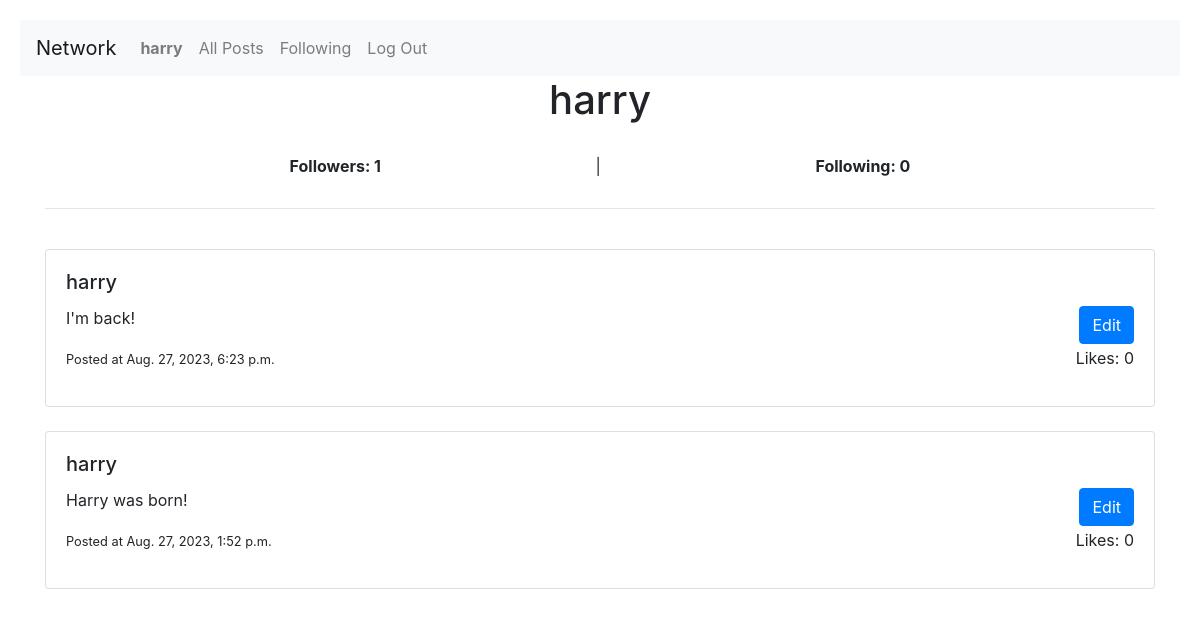
Page /profile/harry (signed in) on the committed database.
### network/models.py (models this page shows)
class User(AbstractUser):
    following = models.ManyToManyField('self', related_name='followers', symmetrical=False)

class Post(models.Model):
    username = models.ForeignKey('User', on_delete=models.CASCADE, related_name='posts')
    content = models.TextField()
    timestamp = models.DateTimeField(auto_now=True)
    likes = models.PositiveIntegerField(default=0)

### network/views.py (the view)
# urls.py: path('profile/<str:username>', views.profile, name='profile'),
def profile(request, username):
    profile_user = User.objects.get(username=username)
    posts = profile_user.posts.all().order_by('timestamp').reverse()
    user = request.user
    if request.user == profile_user:
        is_user = True
    else:
        is_user = False
    followers =  profile_user.followers.all().count()
    if profile_user.following is not None:
        following_num = profile_user.following.all().count()
    else:
        following_num = 0
    if user.following is not None:
        if profile_user in user.following.all():
            has_follow = True
        else:
            has_follow = False
    else:
        has_follow = False
    return render(request, 'network/profile.html', {
        'profile_user': profile_user,
        'posts': posts,
        'followers': followers,
        'following_num': following_num,
        'has_follow': has_follow,
        'is_user': is_user
    })

### network/templates/network/profile.html (shortened to what this page needs)
{% extends "network/layout.html" %}
{% block body %}
    <div class="container">
        <h1 class="center">{{ profile_user.username }}</h1>
        <div class="center_even">
            <div><strong>Followers: {{followers}}</strong></div>
            <div>|</div>
            <div><strong>Following: {{following_num}}</strong></div>
        </div>
        <hr>
    </div>
    <div class="container">
        {% for post in posts %}
            <br>
            <div class="card">
                <div class="card-body">
                    <h5 class="card-title">{{ post.username }}</h5>
                    {% if request.user == post.username %}
                        <button class="btn btn-primary" name="edit_btn" data-edit="{{ post.id }}" style="float: right;">Edit</button>
                    {% endif %}
                    <p class="card-text" id="{{ post.id }}">{{ post.content }}</p>
                    <p style="float: right;">Likes: {{ post.likes }}</p>
                    <p class="card-text">
                        <small class="text-body-secondary">
                            Posted at {{ post.timestamp }}
                        </small>
                    </p>
                </div>
            </div>
        {% empty %}
            <h3>No posts posted yet.</h3>
        {% endfor %}
    </div>
{% endblock %}

### network/templates/network/layout.html (shortened to what this page needs)
{% load static %}
<!DOCTYPE html>
<html lang="en">
    <head>
        <link rel="stylesheet" href="https://stackpath.bootstrapcdn.com/bootstrap/4.4.1/css/bootstrap.min.css">
        <link href="{% static 'network/styles.css' %}" rel="stylesheet">
    </head>
    <body>
        <nav class="navbar navbar-expand-lg navbar-light bg-light">
            <a class="navbar-brand" href="#">Network</a>
            <div>
              <ul class="navbar-nav mr-auto">
                {% if user.is_authenticated %}
                    <li class="nav-item">
                        <a class="nav-link" href="#"><strong>{{ user.username }}</strong></a>
                    </li>
                {% endif %}
                <li class="nav-item">
                  <a class="nav-link" href="{% url 'index' %}">All Posts</a>
                </li>
                {% if user.is_authenticated %}
                    <li class="nav-item">
                        <a class="nav-link" href="{% url 'following' %}">Following</a>
                    </li>
                    <li class="nav-item">
                        <a class="nav-link" href="{% url 'logout' %}">Log Out</a>
                    </li>
                {% endif %}
              </ul>
            </div>
        </nav>
        <div class="body">
            {% block body %}
            {% endblock %}
        </div>
    </body>
</html>

### network/static/network/styles.css (style rules this page uses)
body { margin: 20px; }
.center { display: flex; justify-content: center; }
.center_even { display: flex; justify-content: space-evenly; margin: 30px; }

### rows in the picture
User: username "harry"
Post: username "harry", content "I'm back!", likes "0", timestamp "Aug. 27, 2023, 6:23 p.m."
Post: username "harry", content "Harry was born!", likes "0", timestamp "Aug. 27, 2023, 1:52 p.m."

### other values in the picture
{{ followers }} "1"
{{ following_num }} "0"
